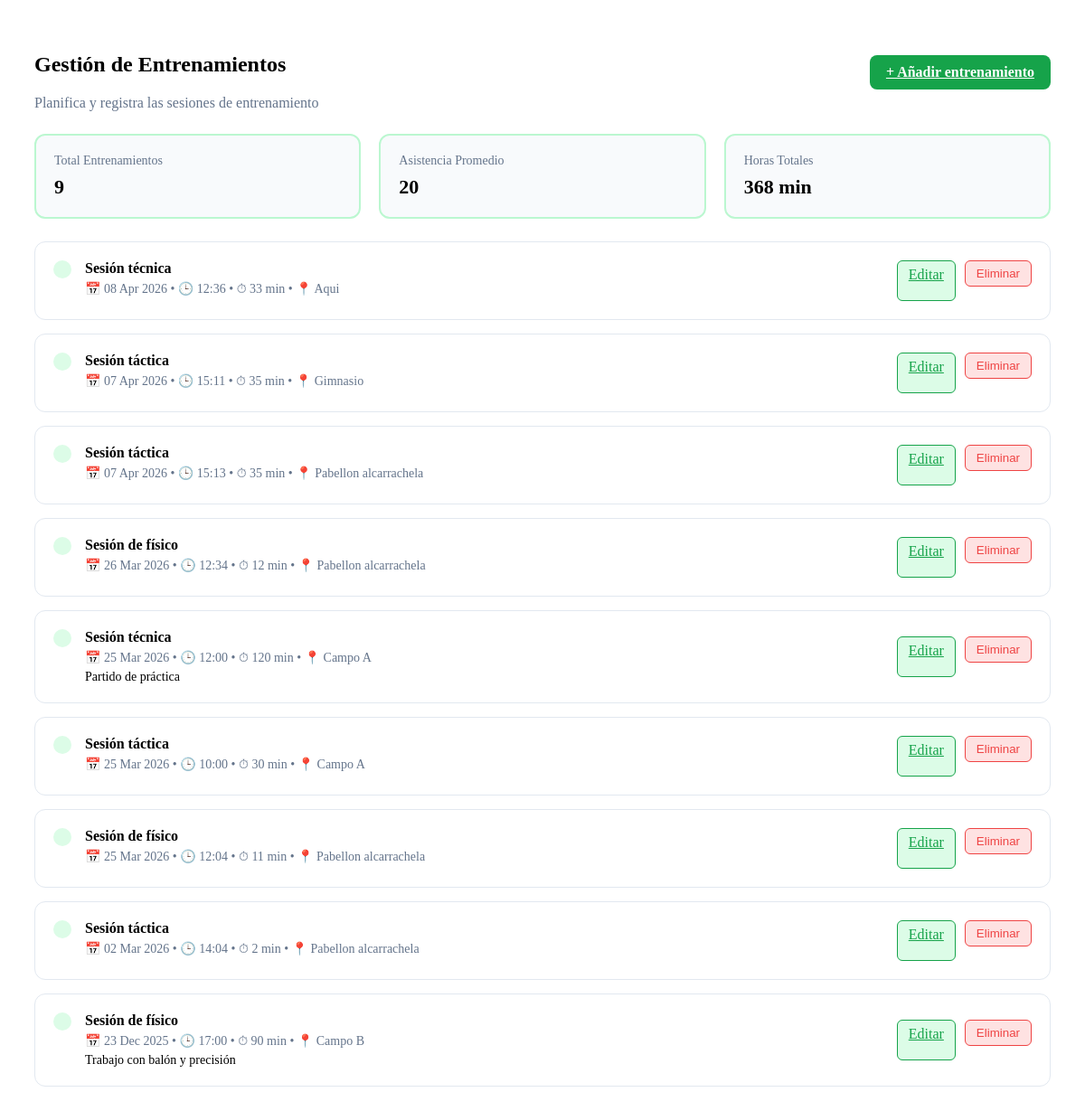
Screenshot of /admin/entrenamientos.php with the database file from the repository.
### tables this page shows
CREATE TABLE `entrenamientos` (
  `id` int(11) NOT NULL,
  `club_id` int(11) NOT NULL,
  `titulo` enum('Sesión táctica','Sesión técnica','Sesión pre-partido','Sesión de físico') NOT NULL,
  `descripcion` text DEFAULT NULL,
  `fecha` date NOT NULL,
  `hora` time NOT NULL,
  `duracion` int(11) NOT NULL,
  `lugar` varchar(100) DEFAULT NULL,
  `equipo_id` int(11) DEFAULT NULL
);

### admin/entrenamientos.php (the view, shortened to what this page needs)
<?php
include "../config/conexion.php";
$sql = "SELECT * FROM entrenamientos ORDER BY fecha DESC";
$stmt = $pdo->query($sql);
$entrenamientos = $stmt->fetchAll(PDO::FETCH_ASSOC);
$totalEntrenamientos = count($entrenamientos);
$horasTotales = 0;
foreach($entrenamientos as $e){
    $horasTotales += $e['duracion'];
}
?>
<div class="entrenamientosContenedor">
    <div class="entrenamientosHeader">
        <div>
            <h2>Gestión de Entrenamientos</h2>
            <span style="color:#64748b">Planifica y registra las sesiones de entrenamiento</span>
        </div>
        <a href="añadir_entrenamiento.php" class="btnAñadir">
            + Añadir entrenamiento
        </a>
    </div>
    <div class="estadisticas">
        <div class="estadisticasCard">
            <div class="estadisticasTitle">Total Entrenamientos</div>
            <div class="estadisticasValue"><?= $totalEntrenamientos ?></div>
        </div>
        <div class="estadisticasCard">
            <div class="estadisticasTitle">Asistencia Promedio</div>
            <div class="estadisticasValue">20</div>
        </div>
        <div class="estadisticasCard">
            <div class="estadisticasTitle">Horas Totales</div>
            <div class="estadisticasValue"><?= $horasTotales ?> min</div>
        </div>
    </div>
    <?php foreach($entrenamientos as $e): ?>
    <div class="entrenamientoCard">
        <div class="entrenamientoInfo">
            <div class="icon-box">
            </div>
            <div>
                <div class="entrenamientoTitle"><?= htmlspecialchars($e['titulo']) ?></div>
                <div class="entrenamientoMeta">
                    📅 <?= date("d M Y", strtotime($e['fecha'])) ?>
                    • 🕒 <?= substr($e['hora'],0,5) ?>
                    • ⏱ <?= $e['duracion'] ?> min
                    • 📍 <?= $e['lugar'] ?>
                </div>
                <div class="entrenamientoDescripcion">
                    <?= htmlspecialchars($e['descripcion']) ?>
                </div>
            </div>
        </div>
        <div class="actions">
            <a class="btnEditar" href="editar_entrenamiento.php?id=<?= $e['id'] ?>">Editar</a>
            <form action="eliminar_entrenamiento.php" method="POST">
                <button class="btnBorrar"
                    onclick="return confirm('¿Estás seguro de que deseas eliminar este entrenamiento?')">
                    Eliminar
                </button>
            </form>
        </div>
    </div>
    <?php endforeach; ?>
</div>

### admin/entrenamientos.php (style rules this page uses)
.entrenamientosContenedor { padding: 30px; }
.entrenamientosHeader { display: flex; justify-content: space-between; align-items: center; margin-bottom: 25px; }
.btnAñadir { background: #16a34a; color: white; border: none; padding: 10px 18px; border-radius: 8px; font-weight: bold; cursor: pointer; }
.estadisticas { display: grid; grid-template-columns: repeat(3, 1fr); gap: 20px; margin-bottom: 25px; }
.estadisticasCard { border: 2px solid #bbf7d0; border-radius: 12px; padding: 20px; background: #f8fafc; }
.estadisticasTitle { color: #64748b; font-size: 14px; }
.estadisticasValue { font-size: 22px; font-weight: bold; margin-top: 8px; }
.entrenamientoCard { background: white; border-radius: 12px; padding: 20px; margin-bottom: 15px; display: flex; justify-content: space-between; align-items: center; border: 1px solid #e2e8f0; transition: .2s; }
.entrenamientoInfo { display: flex; gap: 15px; align-items: flex-start; }
.icon-box { background: #dcfce7; color: #16a34a; padding: 10px; border-radius: 10px; font-size: 20px; }
.entrenamientoTitle { font-weight: bold; margin-bottom: 5px; }
.entrenamientoMeta { color: #64748b; font-size: 14px; }
.entrenamientoDescripcion { font-size: 14px; margin-top: 5px; }
.actions { display: flex; gap: 10px; }
.btnEditar { background: #dcfce7; border: 1px solid #16a34a; color: #16a34a; padding: 6px 12px; border-radius: 6px; cursor: pointer; }
.btnBorrar { background: #fee2e2; border: 1px solid #ef4444; color: #ef4444; padding: 6px 12px; border-radius: 6px; cursor: pointer; }

### rows the page displays
entrenamientos: titulo "Sesión técnica", fecha "08 Apr 2026", hora "12:36", duracion "33", lugar "Aqui"
entrenamientos: titulo "Sesión táctica", fecha "07 Apr 2026", hora "15:11", duracion "35", lugar "Gimnasio"
entrenamientos: titulo "Sesión táctica", fecha "07 Apr 2026", hora "15:13", duracion "35", lugar "Pabellon alcarrachela"
entrenamientos: titulo "Sesión de físico", fecha "26 Mar 2026", hora "12:34", duracion "12", lugar "Pabellon alcarrachela"
entrenamientos: titulo "Sesión técnica", fecha "25 Mar 2026", hora "12:00", duracion "120", lugar "Campo A", descripcion "Partido de práctica"
entrenamientos: titulo "Sesión táctica", fecha "25 Mar 2026", hora "10:00", duracion "30", lugar "Campo A"
entrenamientos: titulo "Sesión de físico", fecha "25 Mar 2026", hora "12:04", duracion "11", lugar "Pabellon alcarrachela"
entrenamientos: titulo "Sesión táctica", fecha "02 Mar 2026", hora "14:04", duracion "2", lugar "Pabellon alcarrachela"
entrenamientos: titulo "Sesión de físico", fecha "23 Dec 2025", hora "17:00", duracion "90", lugar "Campo B", descripcion "Trabajo con balón y precisión"

### other values shown
$totalEntrenamientos "9"
$horasTotales "368"
